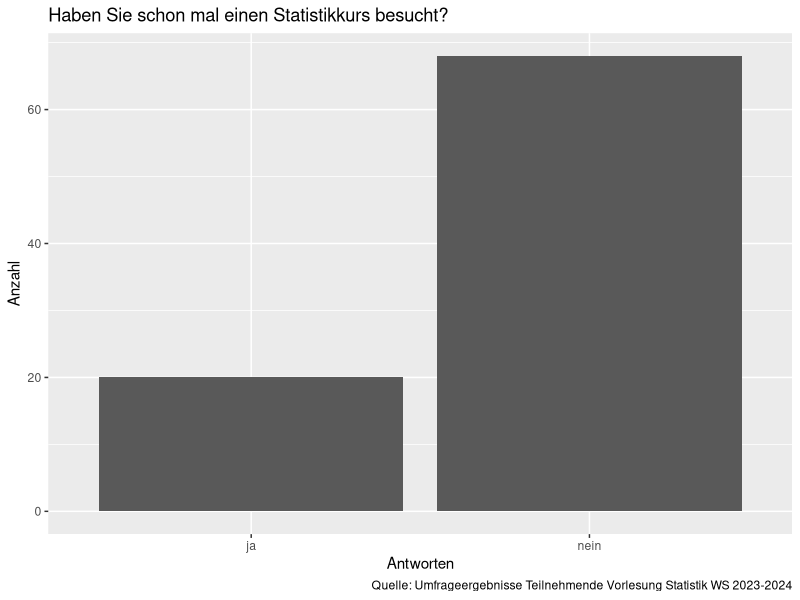

Write R code to recreate this figure.
## ---- chunk 1
#| echo: false
#| message: false
#| warning: false
library(tidyverse)
library(kableExtra)
## ---- chunk 2
#| message: false
#| warning: false
library(tidyverse)
## ---- chunk 3
car_numbers <- read_delim(file = 'Daten/autos_2023-10-08.csv', delim = ';')
## ---- chunk 4
car_numbers
## ---- chunk 5
car_numbers$geo
## ---- chunk 6
car_numbers[3, 1]
## ---- chunk 7
car_numbers[, 1]
## ---- chunk 8
car_numbers[1,]
## ---- chunk 9
car_numbers_short <- tibble(Land = car_numbers$geo, Zeit = car_numbers$time)
## ---- chunk 10
write_delim(x = car_numbers_short, file = 'Daten/geo.csv', delim = ';')
## ---- chunk 11
#| echo: false
#| warning: false
#| message: false
umfrage <- read_delim(file = 'Daten/Umfrage_2023_kurz.csv', delim = ';')

## ---- chunk 12
#| echo: false
ggplot(umfrage, mapping = aes(x = `Haben Sie schon mal einen Statistikkurs besucht?`)) +
  geom_bar() +
  labs(x = 'Antworten',
       y = 'Anzahl',
       title = 'Haben Sie schon mal einen Statistikkurs besucht?',
       caption = 'Quelle: Umfrageergebnisse Teilnehmende Vorlesung Statistik WS 2023-2024')
